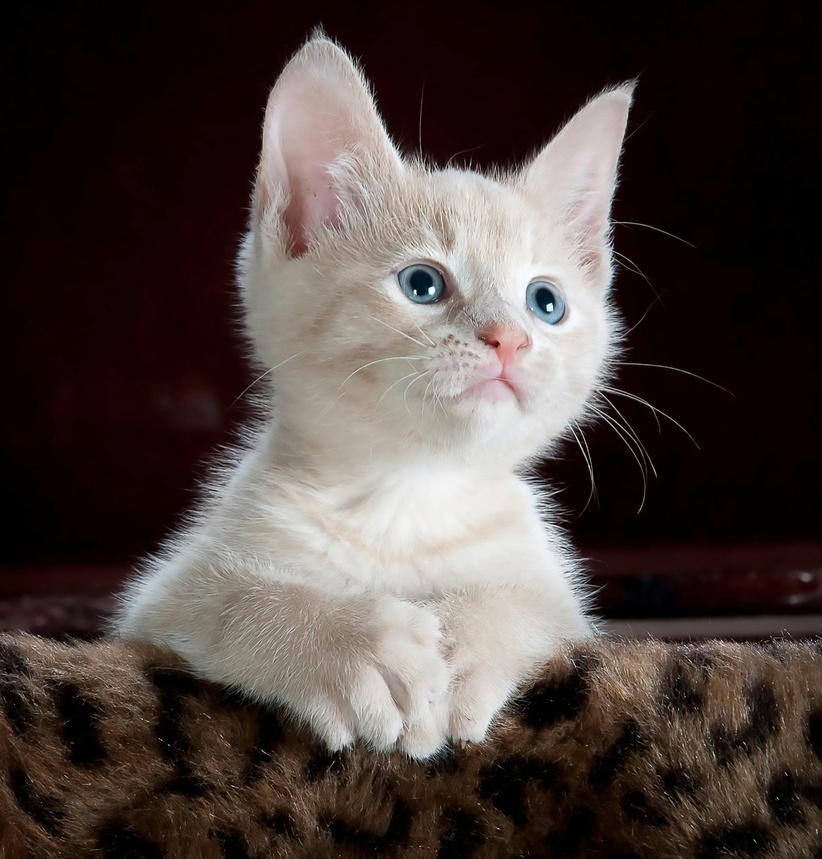
#> input picture Photos/cat4.jpg, 822 x 859 px, shrunk from 2392 x 2500 before the run
$ python spaces.py
#> lines starting #> are read from the running program, lines starting #| are printed output that depends on the picture
import cv2 as cv
import matplotlib.pyplot as plt

img = cv.imread('Photos/cat4.jpg')
#> img is the input picture: shape (859, 822, 3); mean B, G, R 63.1, 66.9, 77.3
cv.imshow('Cat', img)

# Display what the img will look like outside of the openCV way
# OpenCV displays as BGR because the image is BGR. matplotlib doesn't know that it's
# a BGR image and instaed displays it as an rgb image.
# plt.imshow(img)
# plt.show()

# Convert BGR (Blue Green Red) image to Grayscale
# Grayscale cannot be directly converted to HSV/LAB and vice versa
# You would have to convert grayscale back to bgr first
gray = cv.cvtColor(img, cv.COLOR_BGR2GRAY)
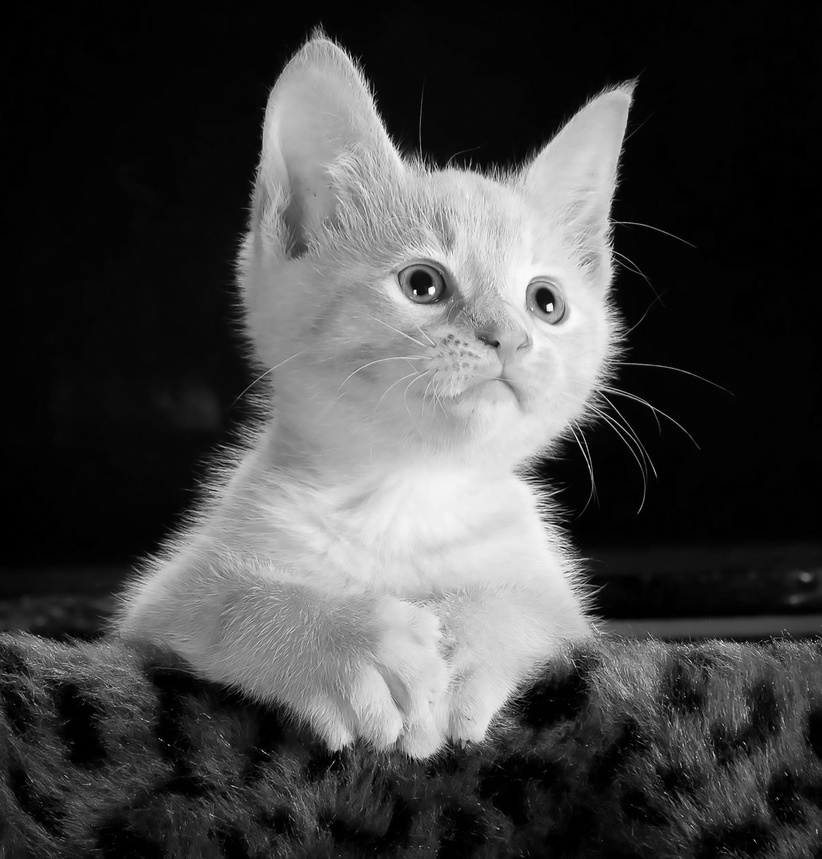
#> gray: shape (859, 822); min 0, max 252, mean 69.5
cv.imshow('Gray', gray)

# Convert BGR image to HSV (Hue Saturation Value)
hsv = cv.cvtColor(img, cv.COLOR_BGR2HSV)
#> hsv: shape (859, 822, 3); mean H, S, V 27.5, 142.2, 77.8
cv.imshow('HSV', hsv)

# BGR --> Lab (L*a*b)
lab = cv.cvtColor(img, cv.COLOR_BGR2LAB)
#> lab: shape (859, 822, 3); mean of channels 0, 1, 2 71, 131.4, 131.6
cv.imshow('LAB', lab)

# BGR --> RGB
rgb = cv.cvtColor(img, cv.COLOR_BGR2RGB)
cv.imshow('RGB', rgb)
# You'll notice now plt displays the rgb image as the og bgr image
# plt.imshow(rgb)
# plt.show()

# HSV --> BGR
hsv_bgr = cv.cvtColor(hsv, cv.COLOR_HSV2BGR)
cv.imshow('HSV --> BGR', hsv_bgr)
# LAB --> BGR
lab_bgr = cv.cvtColor(lab, cv.COLOR_HSV2BGR)
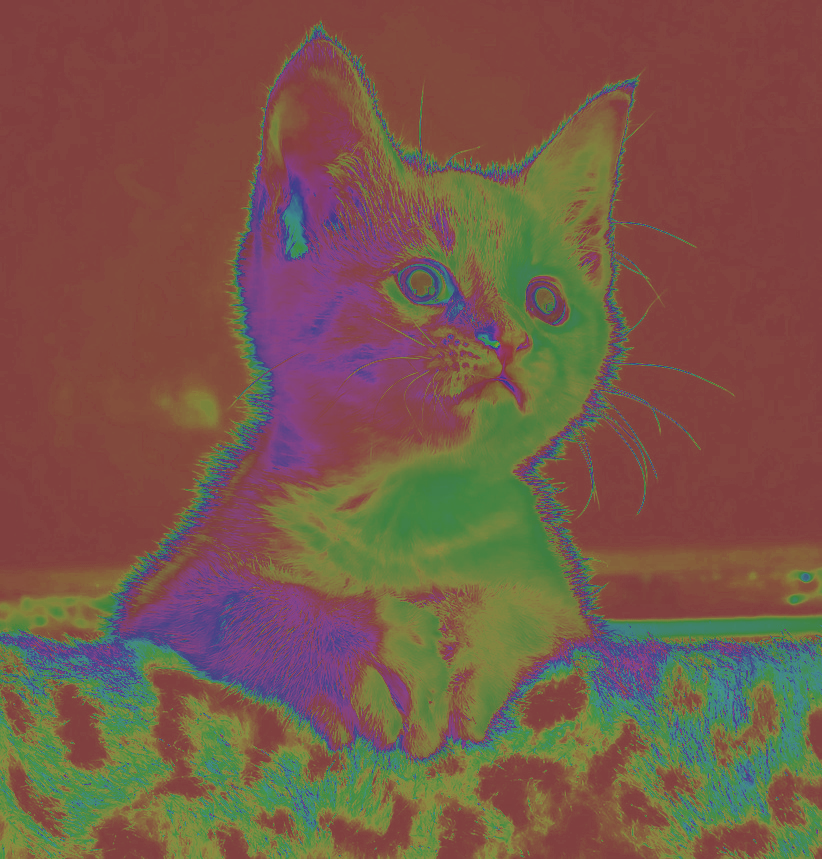
#> lab_bgr: shape (859, 822, 3); mean B, G, R 73.3, 87.9, 119.4
cv.imshow('LAB --> BGR', lab_bgr)

cv.waitKey(0)

$ run again, with Photos/cat1.jpeg copied over Photos/cat4.jpg
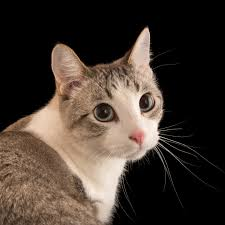
#> input picture Photos/cat1.jpeg, 225 x 225 px
#> img is the input picture: shape (225, 225, 3); mean B, G, R 48.5, 56.9, 68.2
#> `gray = cv.cvtColor(img, cv.COLOR_BGR2GRAY)`:
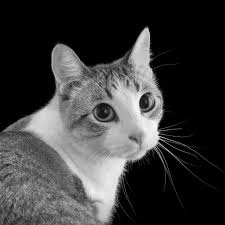
#> gray: shape (225, 225); min 0, max 251, mean 59.4
#> hsv: shape (225, 225, 3); mean H, S, V 9.8, 55.7, 68.3
#> lab: shape (225, 225, 3); mean of channels 0, 1, 2 62, 131.1, 134.2
#> `lab_bgr = cv.cvtColor(lab, cv.COLOR_HSV2BGR)`:
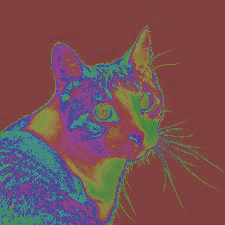
#> lab_bgr: shape (225, 225, 3); mean B, G, R 83.7, 79.1, 117.9

$ run again, with Photos/cat3.jpeg copied over Photos/cat4.jpg
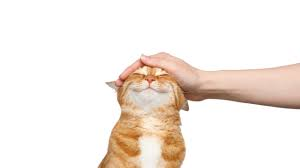
#> input picture Photos/cat3.jpeg, 300 x 168 px
#> img is the input picture: shape (168, 300, 3); mean B, G, R 229, 235.9, 244.6
#> `gray = cv.cvtColor(img, cv.COLOR_BGR2GRAY)`:
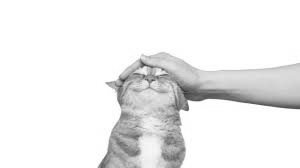
#> gray: shape (168, 300); min 45, max 255, mean 237.7
#> hsv: shape (168, 300, 3); mean H, S, V 8.2, 19.8, 244.7
#> lab: shape (168, 300, 3); mean of channels 0, 1, 2 239.1, 130.3, 132.8
#> `lab_bgr = cv.cvtColor(lab, cv.COLOR_HSV2BGR)`:
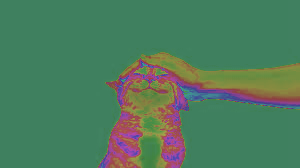
#> lab_bgr: shape (168, 300, 3); mean B, G, R 93.5, 123.5, 78.7
